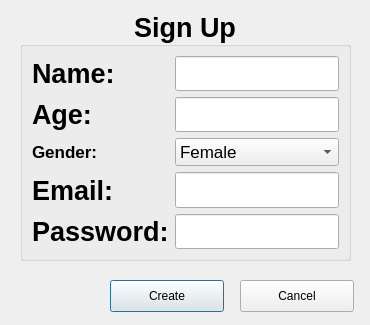
<?xml version="1.0" encoding="UTF-8"?>
<ui version="4.0">
 <class>Signup</class>
 <widget class="QDialog" name="Signup">
  <property name="geometry">
   <rect>
    <x>0</x>
    <y>0</y>
    <width>370</width>
    <height>325</height>
   </rect>
  </property>
  <property name="windowTitle">
   <string>Dialog</string>
  </property>
  <widget class="QGroupBox" name="groupBox">
   <property name="geometry">
    <rect>
     <x>20</x>
     <y>10</y>
     <width>331</width>
     <height>251</height>
    </rect>
   </property>
   <property name="font">
    <font>
     <pointsize>20</pointsize>
     <weight>75</weight>
     <bold>true</bold>
    </font>
   </property>
   <property name="title">
    <string>Sign Up</string>
   </property>
   <property name="alignment">
    <set>Qt::AlignCenter</set>
   </property>
   <layout class="QFormLayout" name="formLayout">
    <item row="0" column="0">
     <widget class="QLabel" name="label">
      <property name="text">
       <string>Name:</string>
      </property>
     </widget>
    </item>
    <item row="0" column="1">
     <widget class="QLineEdit" name="lineEdit"/>
    </item>
    <item row="2" column="0">
     <widget class="QLabel" name="label_2">
      <property name="text">
       <string>Age:</string>
      </property>
     </widget>
    </item>
    <item row="2" column="1">
     <widget class="QLineEdit" name="lineEdit_2"/>
    </item>
    <item row="4" column="0">
     <widget class="QLabel" name="label_3">
      <property name="font">
       <font>
        <pointsize>13</pointsize>
       </font>
      </property>
      <property name="text">
       <string>Gender:</string>
      </property>
     </widget>
    </item>
    <item row="4" column="1">
     <widget class="QComboBox" name="comboBox">
      <property name="font">
       <font>
        <pointsize>13</pointsize>
        <weight>50</weight>
        <bold>false</bold>
        <kerning>false</kerning>
       </font>
      </property>
      <item>
       <property name="text">
        <string>Female</string>
       </property>
      </item>
      <item>
       <property name="text">
        <string>Male</string>
       </property>
      </item>
      <item>
       <property name="text">
        <string>Others</string>
       </property>
      </item>
     </widget>
    </item>
    <item row="6" column="0">
     <widget class="QLabel" name="label_4">
      <property name="text">
       <string>Email:</string>
      </property>
     </widget>
    </item>
    <item row="6" column="1">
     <widget class="QLineEdit" name="lineEdit_3"/>
    </item>
    <item row="7" column="1">
     <widget class="QLineEdit" name="lineEdit_4"/>
    </item>
    <item row="7" column="0">
     <widget class="QLabel" name="label_5">
      <property name="text">
       <string>Password:</string>
      </property>
     </widget>
    </item>
   </layout>
  </widget>
  <widget class="QPushButton" name="pushButton">
   <property name="geometry">
    <rect>
     <x>110</x>
     <y>280</y>
     <width>114</width>
     <height>32</height>
    </rect>
   </property>
   <property name="text">
    <string>Create</string>
   </property>
  </widget>
  <widget class="QPushButton" name="pushButton_2">
   <property name="geometry">
    <rect>
     <x>240</x>
     <y>280</y>
     <width>114</width>
     <height>32</height>
    </rect>
   </property>
   <property name="text">
    <string>Cancel</string>
   </property>
  </widget>
 </widget>
 <resources/>
 <connections>
  <connection>
   <sender>pushButton_2</sender>
   <signal>clicked()</signal>
   <receiver>Signup</receiver>
   <slot>close()</slot>
   <hints>
    <hint type="sourcelabel">
     <x>337</x>
     <y>287</y>
    </hint>
    <hint type="destinationlabel">
     <x>334</x>
     <y>318</y>
    </hint>
   </hints>
  </connection>
 </connections>
</ui>
